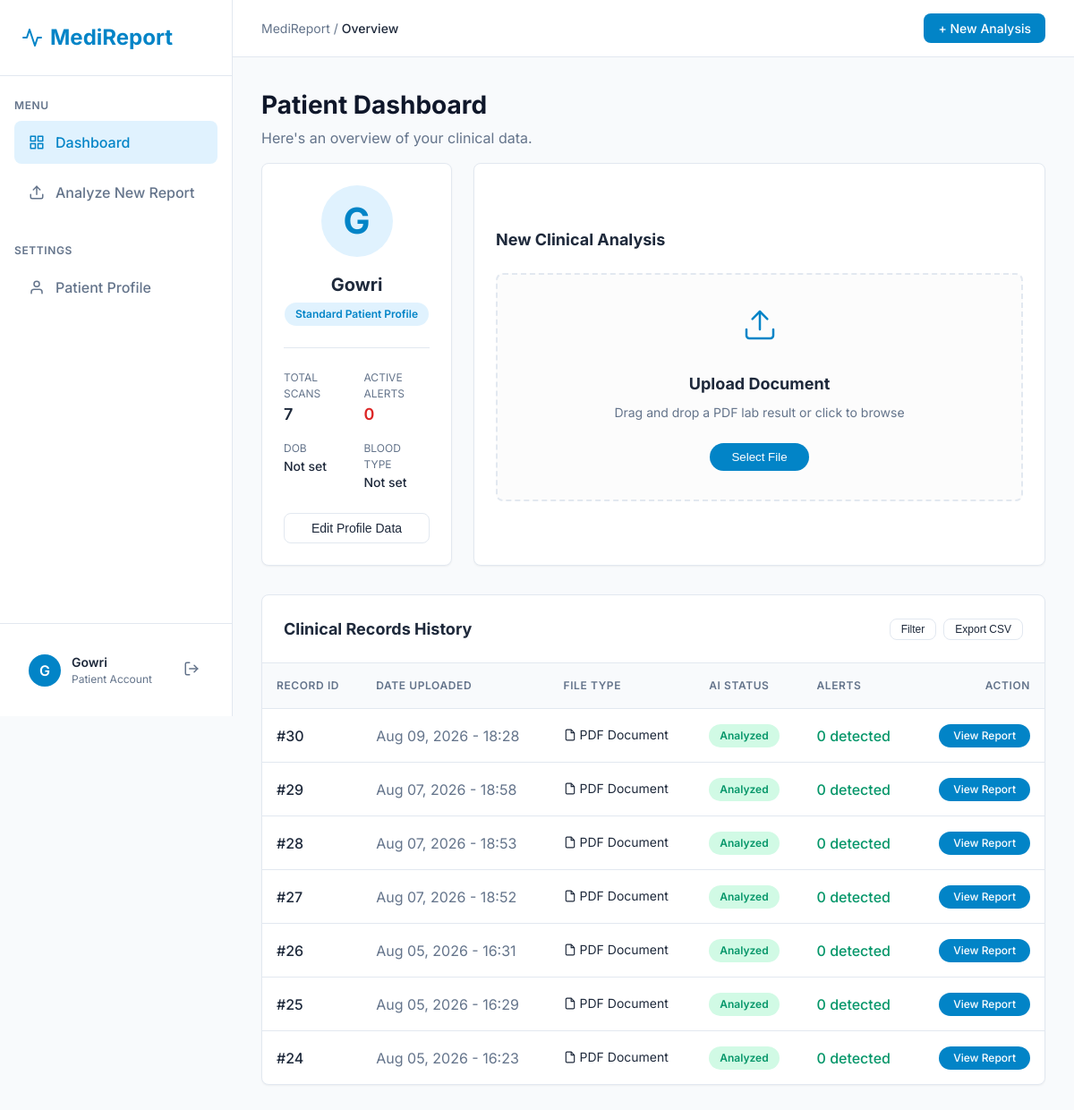
Screenshot of /analyser/dashboard/ (signed in) with the database file from the repository.
### analyser/models.py (models this page shows, shortened)
class Report(models.Model):
    STATUS_CHOICES = (
        ('pending', 'Pending'),
        ('completed', 'Completed'),
        ('failed', 'Failed'),
    )
    user = models.ForeignKey(User, on_delete=models.CASCADE, related_name='reports')
    file = models.FileField(upload_to='reports/')
    uploaded_at = models.DateTimeField(auto_now_add=True)
    status = models.CharField(max_length=20, choices=STATUS_CHOICES, default='pending')

### analyser/views.py (the view)
# urls.py: path('dashboard/', views.dashboard, name='dashboard'),
@login_required
def dashboard(request):
    reports = request.user.reports.all().order_by('-uploaded_at')
    total_reports = reports.count()
    analyzed_reports = reports.filter(status='completed').count()
    alerts_found = sum(len(r.analysis.abnormalities) for r in reports if r.status == 'completed' and hasattr(r, 'analysis') and isinstance(r.analysis.abnormalities, list))
    context = {
        'reports': reports,
        'total_reports': total_reports,
        'analyzed_reports': analyzed_reports,
        'alerts_found': alerts_found
    }
    return render(request, 'dashboard.html', context)

### templates/dashboard.html (shortened to what this page needs)
{% extends 'base.html' %}
{% block breadcrumb %}Overview{% endblock %}
{% block content %}
<div class="flex justify-between items-center mb-4 animate-fade-in">
    <div>
        <h1 style="margin: 0 0 0.25rem 0; font-size: 1.75rem; color: var(--secondary);">Patient Dashboard</h1>
        <p class="text-muted" style="margin: 0;">Here's an overview of your clinical data.</p>
    </div>
</div>
<div style="display: grid; grid-template-columns: 1fr 3fr; gap: 1.5rem; margin-bottom: 2rem;">
    <div class="card animate-fade-in delay-100" style="padding: 1.5rem;">
        <div style="text-align: center; padding-bottom: 1.5rem; border-bottom: 1px solid var(--border); margin-bottom: 1.5rem;">
            <div style="width: 80px; height: 80px; background: var(--primary-light); color: var(--primary); border-radius: 50%; display: flex; align-items: center; justify-content: center; font-size: 2.5rem; font-weight: 700; margin: 0 auto 1rem auto;">
                {{ user.username.0|upper }}
            </div>
            <h2 style="margin: 0 0 0.25rem 0; font-size: 1.25rem;">{{ user.username }}</h2>
            <div class="badge badge-info">Standard Patient Profile</div>
        </div>
        <div style="display: grid; grid-template-columns: 1fr 1fr; gap: 1rem;">
            <div>
                <div style="font-size: 0.75rem; color: var(--text-muted); text-transform: uppercase;">Total Scans</div>
                <div style="font-weight: 600; font-size: 1.125rem;">{{ total_reports }}</div>
            </div>
            <div>
                <div style="font-size: 0.75rem; color: var(--text-muted); text-transform: uppercase;">Active Alerts</div>
                <div style="font-weight: 600; font-size: 1.125rem; color: var(--danger);">{{ alerts_found }}</div>
            </div>
            <div>
                <div style="font-size: 0.75rem; color: var(--text-muted); text-transform: uppercase;">DOB</div>
                <div style="font-weight: 500; font-size: 0.875rem;">Not set</div>
            </div>
            <div>
                <div style="font-size: 0.75rem; color: var(--text-muted); text-transform: uppercase;">Blood Type</div>
                <div style="font-weight: 500; font-size: 0.875rem;">Not set</div>
            </div>
        </div>
        <button class="btn btn-outline" style="width: 100%; margin-top: 1.5rem; font-size: 0.875rem;">Edit Profile Data</button>
    </div>
    <div style="display: flex; flex-direction: column; gap: 1.5rem;">
        <div class="card animate-fade-in delay-200" style="flex-grow: 1; display: flex; flex-direction: column; justify-content: center;">
            <div style="display: flex; justify-content: space-between; align-items: center; margin-bottom: 1.5rem;">
                <h3 style="margin: 0; font-size: 1.125rem;">New Clinical Analysis</h3>
            </div>
            <form action="{% url 'upload_report' %}" method="post" enctype="multipart/form-data"
                  style="border: 2px dashed var(--border); border-radius: var(--radius-md); background: rgba(0,0,0,0.01); padding: 2rem; text-align: center; cursor: pointer; transition: all 0.2s;"
                  onmouseover="this.style.borderColor='var(--primary)'; this.style.backgroundColor='var(--primary-light)';"
                  onmouseout="this.style.borderColor='var(--border)'; this.style.backgroundColor='rgba(0,0,0,0.01)';"
                  onclick="document.getElementById('file-upload').click()">
                <div style="font-size: 2.5rem; color: var(--primary); margin-bottom: 1rem;">
                </div>
                <h4 style="margin: 0 0 0.5rem 0; font-size: 1.125rem;">Upload Document</h4>
                <p style="color: var(--text-muted); margin: 0 0 1.5rem 0; font-size: 0.875rem;">Drag and drop a PDF lab result or click to browse</p>
                <button type="button" class="btn" style="padding: 0.5rem 1.5rem; border-radius: 999px;">Select File</button>
            </form>
        </div>
    </div>
</div>
<div class="card animate-fade-in delay-300" style="padding: 0; overflow: hidden;">
    <div style="padding: 1.5rem; border-bottom: 1px solid var(--border); display: flex; justify-content: space-between; align-items: center;">
        <h3 style="margin: 0; font-size: 1.125rem;">Clinical Records History</h3>
        <div style="display: flex; gap: 0.5rem;">
            <button class="btn btn-outline" style="padding: 0.25rem 0.75rem; font-size: 0.75rem;">Filter</button>
            <button class="btn btn-outline" style="padding: 0.25rem 0.75rem; font-size: 0.75rem;">Export CSV</button>
        </div>
    </div>
    <div style="overflow-x: auto;">
        <table class="data-table">
            <thead>
                <tr>
                    <th>Record ID</th>
                    <th>Date Uploaded</th>
                    <th>File Type</th>
                    <th>AI Status</th>
                    <th>Alerts</th>
                    <th style="text-align: right;">Action</th>
                </tr>
            </thead>
            <tbody>
                {% for report in reports %}
                <tr>
                    <td style="font-weight: 500;">#{{ report.id }}</td>
                    <td style="color: var(--text-muted);">{{ report.uploaded_at|date:"M d, Y - H:i" }}</td>
                    <td>
                        <span style="display: inline-flex; align-items: center; gap: 0.25rem; font-size: 0.875rem;">
                            <svg width="14" height="14" viewBox="0 0 24 24" fill="none" stroke="currentColor" stroke-width="2"><path d="M14 2H6a2 2 0 0 0-2 2v16a2 2 0 0 0 2 2h12a2 2 0 0 0 2-2V8z"></path><polyline points="14 2 14 8 20 8"></polyline></svg>
                            PDF Document
                        </span>
                    </td>
                    <td>
                        {% if report.status == 'completed' %}
                            <span class="badge badge-success">Analyzed</span>
                        {% elif report.status == 'failed' %}
                            <span class="badge badge-danger">Failed</span>
                        {% else %}
                            <span class="badge badge-info">Processing...</span>
                        {% endif %}
                    </td>
                    <td>
                        {% if report.status == 'completed' and report.analysis %}
                            {% if report.analysis.abnormalities|length > 0 %}
                                <span style="color: var(--danger); font-weight: 600;">{{ report.analysis.abnormalities|length }} detected</span>
                            {% else %}
                                <span style="color: var(--success); font-weight: 500;">0 detected</span>
                            {% endif %}
                        {% else %}
                            <span style="color: var(--text-muted);">-</span>
                        {% endif %}
                    </td>
                    <td style="text-align: right;">
                        <a href="{% url 'report_detail' report.pk %}" class="btn" style="padding: 0.25rem 1rem; font-size: 0.75rem; border-radius: 999px;">View Report</a>
                    </td>
                </tr>
                {% endfor %}
            </tbody>
        </table>
    </div>
</div>
{% endblock %}

### templates/base.html (shortened to what this page needs)
<!DOCTYPE html>
<html lang="en">
<head>
</head>
<body class="{% if not user.is_authenticated %}no-sidebar{% endif %}">
    <div class="app-container">
        <aside class="sidebar">
            <div class="sidebar-header">
                <a href="{% url 'landing' %}" class="sidebar-logo">
                    <svg width="24" height="24" viewBox="0 0 24 24" fill="none" stroke="currentColor" stroke-width="2" stroke-linecap="round" stroke-linejoin="round"><path d="M22 12h-4l-3 9L9 3l-3 9H2"/></svg>
                    MediReport
                </a>
            </div>
            <nav class="sidebar-nav">
                <div style="font-size: 0.75rem; text-transform: uppercase; color: var(--text-muted); font-weight: 600; margin-bottom: 0.5rem; letter-spacing: 0.05em;">Menu</div>
                <a href="{% url 'dashboard' %}" class="nav-item {% if request.path == '/analyser/dashboard/' %}active{% endif %}">
                    Dashboard
                </a>
                <a href="{% url 'upload_report' %}" class="nav-item {% if request.path == '/analyser/upload/' %}active{% endif %}">
                    <svg width="18" height="18" viewBox="0 0 24 24" fill="none" stroke="currentColor" stroke-width="2" stroke-linecap="round" stroke-linejoin="round"><path d="M21 15v4a2 2 0 0 1-2 2H5a2 2 0 0 1-2-2v-4"></path><polyline points="17 8 12 3 7 8"></polyline><line x1="12" y1="3" x2="12" y2="15"></line></svg>
                    Analyze New Report
                </a>
                <div style="font-size: 0.75rem; text-transform: uppercase; color: var(--text-muted); font-weight: 600; margin-top: 2rem; margin-bottom: 0.5rem; letter-spacing: 0.05em;">Settings</div>
                <a href="#" class="nav-item">
                    <svg width="18" height="18" viewBox="0 0 24 24" fill="none" stroke="currentColor" stroke-width="2" stroke-linecap="round" stroke-linejoin="round"><path d="M20 21v-2a4 4 0 0 0-4-4H8a4 4 0 0 0-4 4v2"></path><circle cx="12" cy="7" r="4"></circle></svg>
                    Patient Profile
                </a>
            </nav>
            <div class="sidebar-footer">
                {% if user.is_authenticated %}
                <div class="user-profile-sm">
                    <div class="avatar">{{ user.username.0|upper }}</div>
                    <div style="flex-grow: 1; overflow: hidden;">
                        <div style="font-weight: 600; font-size: 0.875rem; text-overflow: ellipsis; white-space: nowrap; overflow: hidden;">{{ user.username }}</div>
                        <div style="font-size: 0.75rem; color: var(--text-muted);">Patient Account</div>
                    </div>
                    <form action="{% url 'logout' %}" method="post" style="margin: 0;">
                        <button type="submit" title="Logout" style="background:none; border:none; color:var(--text-muted); cursor:pointer; padding: 0.25rem;">
                            <svg width="18" height="18" viewBox="0 0 24 24" fill="none" stroke="currentColor" stroke-width="2" stroke-linecap="round" stroke-linejoin="round"><path d="M9 21H5a2 2 0 0 1-2-2V5a2 2 0 0 1 2-2h4"></path><polyline points="16 17 21 12 16 7"></polyline><line x1="21" y1="12" x2="9" y2="12"></line></svg>
                        </button>
                    </form>
                </div>
                {% endif %}
            </div>
        </aside>
        <main class="main-content">
            <header class="topbar">
                {% if not user.is_authenticated %}
                    <a href="{% url 'landing' %}" style="font-size: 1.25rem; font-weight: 700; color: var(--primary); text-decoration: none; display: flex; align-items: center; gap: 0.5rem;">
                        <svg width="24" height="24" viewBox="0 0 24 24" fill="none" stroke="currentColor" stroke-width="2" stroke-linecap="round" stroke-linejoin="round"><path d="M22 12h-4l-3 9L9 3l-3 9H2"/></svg>
                        MediReport
                    </a>
                    <div class="flex items-center gap-4">
                        <a href="{% url 'login' %}" style="color: var(--text-main); text-decoration: none; font-weight: 500;">Sign In</a>
                        <a href="{% url 'register' %}" class="btn">Get Started</a>
                    </div>
                {% else %}
                    <div style="color: var(--text-muted); font-size: 0.875rem;">
                        <span>MediReport</span> / <span style="color: var(--text-main); font-weight: 500;">{% block breadcrumb %}Dashboard{% endblock %}</span>
                    </div>
                    <div>
                        <a href="{% url 'upload_report' %}" class="btn" style="padding: 0.4rem 1rem; font-size: 0.875rem;">+ New Analysis</a>
                    </div>
                {% endif %}
            </header>
            <div class="container">
                {% block content %}
                {% endblock content %}
            </div>
        </main>
    </div>
</body>
</html>

### rows the page displays
Report: id "30", uploaded_at "Aug 09, 2026 - 18:28", status "Analyzed"
Report: id "29", uploaded_at "Aug 07, 2026 - 18:58", status "Analyzed"
Report: id "28", uploaded_at "Aug 07, 2026 - 18:53", status "Analyzed"
Report: id "27", uploaded_at "Aug 07, 2026 - 18:52", status "Analyzed"
Report: id "26", uploaded_at "Aug 05, 2026 - 16:31", status "Analyzed"
Report: id "25", uploaded_at "Aug 05, 2026 - 16:29", status "Analyzed"
Report: id "24", uploaded_at "Aug 05, 2026 - 16:23", status "Analyzed"

### other values shown
{{ user.username.0|upper }} "G"
{{ user.username }} "Gowri"
{{ total_reports }} "7"
{{ alerts_found }} "0"
